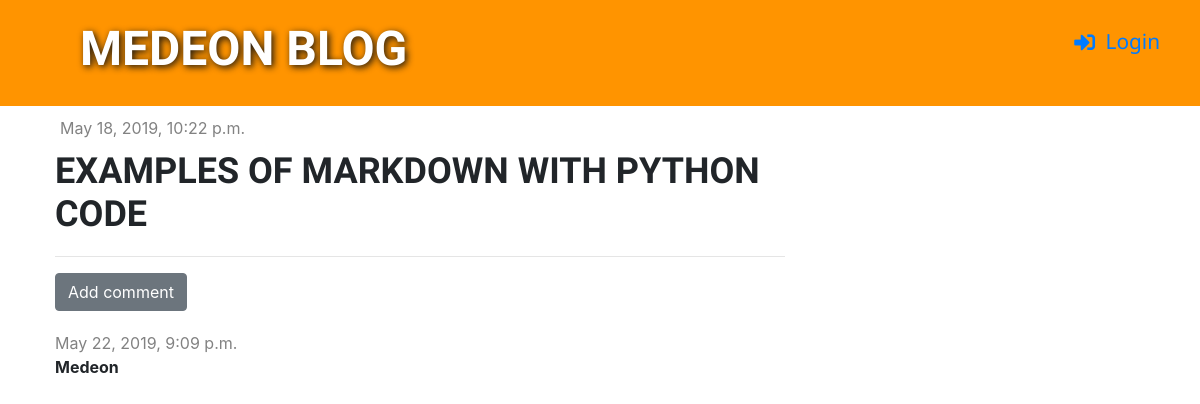
Screenshot of /post/12/ with the database file from the repository.
### blog/models.py (models this page shows, shortened)
class Post(models.Model):
    author = models.ForeignKey('auth.User', on_delete=models.CASCADE)
    title = models.CharField(max_length=200)
    text = models.TextField()
    created_date = models.DateTimeField(default=timezone.now)
    published_date = models.DateTimeField(blank=True, null=True)

class Comment(models.Model):
    post = models.ForeignKey('blog.Post', on_delete=models.CASCADE, related_name='comments')
    author = models.CharField(max_length=200)
    text = models.TextField()
    created_date = models.DateTimeField(default=timezone.now)
    approved = models.BooleanField(default=False)

### blog/views.py (the view)
# urls.py: path('post/<int:pk>/', views.post_detail, name='post_detail'),
def post_detail(request, pk):
    post = get_object_or_404(Post, pk=pk)
    context_dictionary = {'post': post}
    return render(request, 'blog/post_detail.html', context_dictionary)

### blog/templatetags/markdownify.py (called while the page is built)
@register.filter
def markdown(value):
    renderer = HighlightRenderer()
    markdown = mistune.Markdown(renderer=renderer)
    return markdown(value)

### blog/templates/blog/post_detail.html (shortened to what this page needs)
{% extends 'blog/base.html' %}
{% load markdownify %}
{% block content %}
    <div class="post">
        <div class="admin">
        {% if post.published_date %}
            <div class="date">
                {{ post.published_date }}
            </div>
        {% else %}
            <a href="{% url 'post_publish' pk=post.pk %}" class="btn btn-primary" id="publish">Publish</a>
        {% endif %}
        </div>
        <h1>{{ post.title }}</h1>
    </div>
    <hr>
    <a href="{% url 'add_comment_to_post' pk=post.pk %}" class="btn btn-secondary">Add comment</a>
    {% for comment in post.comments.all %}
        {% if user.is_authenticated or comment.approved %}
            <div class="comment">
                <div class="date">
                    {{ comment.created_date }}
                </div>
                <strong>{{ comment.author }}</strong>
            </div>
        {% endif %}
    {% empty %}
        <p>No comments yet ...</p>
    {% endfor %}
{% endblock %}

### blog/static/css/blog.css (style rules this page uses)
.date { color: #828282; }
.admin { padding: 0px 5px 10px 5px; }
.post { margin-top: 10px; margin-bottom: 20px; }
.comment { margin: 20px 0px 20px 0px; }

### rows the page displays
Post: published_date "May 18, 2019, 10:22 p.m.", title "EXAMPLES OF MARKDOWN WITH PYTHON CODE"
Comment: created_date "May 22, 2019, 9:09 p.m.", author "Medeon"
